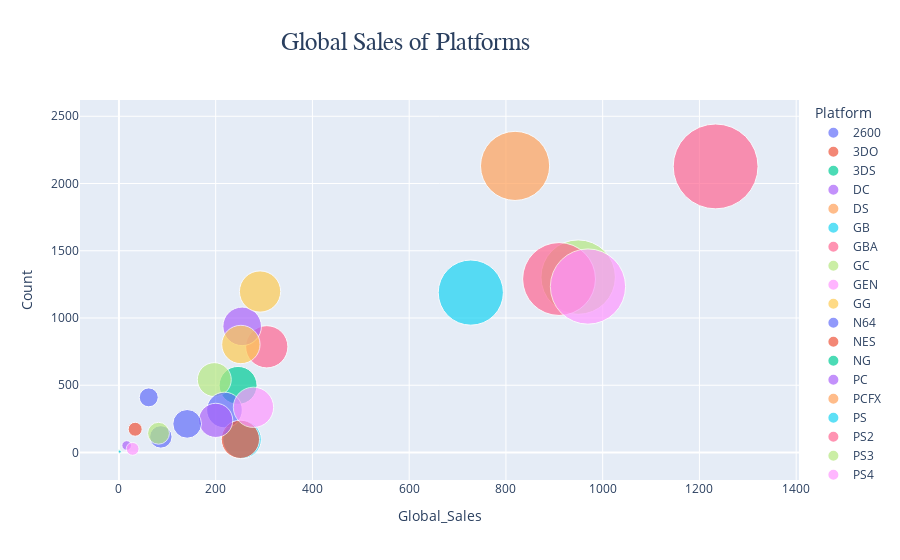

Source (notebook cell):
### Markdown cell above
**Creating a bubble-chart**

### Code cell
# a bubble-chart
px.scatter(platform, x ='Global_Sales', y = 'Count',size='Global_Sales',color='Platform',
           size_max = 60,title = {'text':"Global Sales of Platforms",'x':0.45,
                                  'font':dict(family="Franklin Gothic", size=25)})

### Figure 1 — Plotly figure (JSON) as saved in the notebook; plotly's stock layout.template omitted (floating-point values rounded to 4 significant figures)
{"data": [{"hovertemplate": "Platform=2600<br>Global_Sales=%{marker.size}<br>Count=%{y}<extra></extra>", "legendgroup": "2600", "marker": {"color": "#636efa", "size": [86.57], "sizemode": "area", "sizeref": 0.3426, "symbol": "circle"}, "mode": "markers", "name": "2600", "showlegend": true, "type": "scatter", "x": [86.57], "xaxis": "x", "y": [116], "yaxis": "y"}, {"hovertemplate": "Platform=3DO<br>Global_Sales=%{marker.size}<br>Count=%{y}<extra></extra>", "legendgroup": "3DO", "marker": {"color": "#EF553B", "size": [0.1], "sizemode": "area", "sizeref": 0.3426, "symbol": "circle"}, "mode": "markers", "name": "3DO", "showlegend": true, "type": "scatter", "x": [0.1], "xaxis": "x", "y": [3], "yaxis": "y"}, {"hovertemplate": "Platform=3DS<br>Global_Sales=%{marker.size}<br>Count=%{y}<extra></extra>", "legendgroup": "3DS", "marker": {"color": "#00cc96", "size": [246.3], "sizemode": "area", "sizeref": 0.3426, "symbol": "circle"}, "mode": "markers", "name": "3DS", "showlegend": true, "type": "scatter", "x": [246.3], "xaxis": "x", "y": [499], "yaxis": "y"}, {"hovertemplate": "Platform=DC<br>Global_Sales=%{marker.size}<br>Count=%{y}<extra></extra>", "legendgroup": "DC", "marker": {"color": "#ab63fa", "size": [15.97], "sizemode": "area", "sizeref": 0.3426, "symbol": "circle"}, "mode": "markers", "name": "DC", "showlegend": true, "type": "scatter", "x": [15.97], "xaxis": "x", "y": [52], "yaxis": "y"}, {"hovertemplate": "Platform=DS<br>Global_Sales=%{marker.size}<br>Count=%{y}<extra></extra>", "legendgroup": "DS", "marker": {"color": "#FFA15A", "size": [818.9], "sizemode": "area", "sizeref": 0.3426, "symbol": "circle"}, "mode": "markers", "name": "DS", "showlegend": true, "type": "scatter", "x": [818.9], "xaxis": "x", "y": [2131], "yaxis": "y"}, {"hovertemplate": "Platform=GB<br>Global_Sales=%{marker.size}<br>Count=%{y}<extra></extra>", "legendgroup": "GB", "marker": {"color": "#19d3f3", "size": [254.4], "sizemode": "area", "sizeref": 0.3426, "symbol": "circle"}, "mode": "markers", "name": "GB", "showlegend": true, "type": "scatter", "x": [254.4], "xaxis": "x", "y": [97], "yaxis": "y"}, {"hovertemplate": "Platform=GBA<br>Global_Sales=%{marker.size}<br>Count=%{y}<extra></extra>", "legendgroup": "GBA", "marker": {"color": "#FF6692", "size": [305.6], "sizemode": "area", "sizeref": 0.3426, "symbol": "circle"}, "mode": "markers", "name": "GBA", "showlegend": true, "type": "scatter", "x": [305.6], "xaxis": "x", "y": [786], "yaxis": "y"}, {"hovertemplate": "Platform=GC<br>Global_Sales=%{marker.size}<br>Count=%{y}<extra></extra>", "legendgroup": "GC", "marker": {"color": "#B6E880", "size": [197.1], "sizemode": "area", "sizeref": 0.3426, "symbol": "circle"}, "mode": "markers", "name": "GC", "showlegend": true, "type": "scatter", "x": [197.1], "xaxis": "x", "y": [542], "yaxis": "y"}, {"hovertemplate": "Platform=GEN<br>Global_Sales=%{marker.size}<br>Count=%{y}<extra></extra>", "legendgroup": "GEN", "marker": {"color": "#FF97FF", "size": [28.36], "sizemode": "area", "sizeref": 0.3426, "symbol": "circle"}, "mode": "markers", "name": "GEN", "showlegend": true, "type": "scatter", "x": [28.36], "xaxis": "x", "y": [27], "yaxis": "y"}, {"hovertemplate": "Platform=GG<br>Global_Sales=%{marker.size}<br>Count=%{y}<extra></extra>", "legendgroup": "GG", "marker": {"color": "#FECB52", "size": [0.04], "sizemode": "area", "sizeref": 0.3426, "symbol": "circle"}, "mode": "markers", "name": "GG", "showlegend": true, "type": "scatter", "x": [0.04], "xaxis": "x", "y": [1], "yaxis": "y"}, {"hovertemplate": "Platform=N64<br>Global_Sales=%{marker.size}<br>Count=%{y}<extra></extra>", "legendgroup": "N64", "marker": {"color": "#636efa", "size": [218.2], "sizemode": "area", "sizeref": 0.3426, "symbol": "circle"}, "mode": "markers", "name": "N64", "showlegend": true, "type": "scatter", "x": [218.2], "xaxis": "x", "y": [316], "yaxis": "y"}, {"hovertemplate": "Platform=NES<br>Global_Sales=%{marker.size}<br>Count=%{y}<extra></extra>", "legendgroup": "NES", "marker": {"color": "#EF553B", "size": [251.1], "sizemode": "area", "sizeref": 0.3426, "symbol": "circle"}, "mode": "markers", "name": "NES", "showlegend": true, "type": "scatter", "x": [251.1], "xaxis": "x", "y": [98], "yaxis": "y"}, {"hovertemplate": "Platform=NG<br>Global_Sales=%{marker.size}<br>Count=%{y}<extra></extra>", "legendgroup": "NG", "marker": {"color": "#00cc96", "size": [1.44], "sizemode": "area", "sizeref": 0.3426, "symbol": "circle"}, "mode": "markers", "name": "NG", "showlegend": true, "type": "scatter", "x": [1.44], "xaxis": "x", "y": [12], "yaxis": "y"}, {"hovertemplate": "Platform=PC<br>Global_Sales=%{marker.size}<br>Count=%{y}<extra></extra>", "legendgroup": "PC", "marker": {"color": "#ab63fa", "size": [254.7], "sizemode": "area", "sizeref": 0.3426, "symbol": "circle"}, "mode": "markers", "name": "PC", "showlegend": true, "type": "scatter", "x": [254.7], "xaxis": "x", "y": [938], "yaxis": "y"}, {"hovertemplate": "Platform=PCFX<br>Global_Sales=%{marker.size}<br>Count=%{y}<extra></extra>", "legendgroup": "PCFX", "marker": {"color": "#FFA15A", "size": [0.03], "sizemode": "area", "sizeref": 0.3426, "symbol": "circle"}, "mode": "markers", "name": "PCFX", "showlegend": true, "type": "scatter", "x": [0.03], "xaxis": "x", "y": [1], "yaxis": "y"}, {"hovertemplate": "Platform=PS<br>Global_Sales=%{marker.size}<br>Count=%{y}<extra></extra>", "legendgroup": "PS", "marker": {"color": "#19d3f3", "size": [727.4], "sizemode": "area", "sizeref": 0.3426, "symbol": "circle"}, "mode": "markers", "name": "PS", "showlegend": true, "type": "scatter", "x": [727.4], "xaxis": "x", "y": [1189], "yaxis": "y"}, {"hovertemplate": "Platform=PS2<br>Global_Sales=%{marker.size}<br>Count=%{y}<extra></extra>", "legendgroup": "PS2", "marker": {"color": "#FF6692", "size": [1233.0], "sizemode": "area", "sizeref": 0.3426, "symbol": "circle"}, "mode": "markers", "name": "PS2", "showlegend": true, "type": "scatter", "x": [1233.0], "xaxis": "x", "y": [2127], "yaxis": "y"}, {"hovertemplate": "Platform=PS3<br>Global_Sales=%{marker.size}<br>Count=%{y}<extra></extra>", "legendgroup": "PS3", "marker": {"color": "#B6E880", "size": [949.3], "sizemode": "area", "sizeref": 0.3426, "symbol": "circle"}, "mode": "markers", "name": "PS3", "showlegend": true, "type": "scatter", "x": [949.3], "xaxis": "x", "y": [1304], "yaxis": "y"}, {"hovertemplate": "Platform=PS4<br>Global_Sales=%{marker.size}<br>Count=%{y}<extra></extra>", "legendgroup": "PS4", "marker": {"color": "#FF97FF", "size": [278.1], "sizemode": "area", "sizeref": 0.3426, "symbol": "circle"}, "mode": "markers", "name": "PS4", "showlegend": true, "type": "scatter", "x": [278.1], "xaxis": "x", "y": [336], "yaxis": "y"}, {"hovertemplate": "Platform=PSP<br>Global_Sales=%{marker.size}<br>Count=%{y}<extra></extra>", "legendgroup": "PSP", "marker": {"color": "#FECB52", "size": [291.7], "sizemode": "area", "sizeref": 0.3426, "symbol": "circle"}, "mode": "markers", "name": "PSP", "showlegend": true, "type": "scatter", "x": [291.7], "xaxis": "x", "y": [1197], "yaxis": "y"}, {"hovertemplate": "Platform=PSV<br>Global_Sales=%{marker.size}<br>Count=%{y}<extra></extra>", "legendgroup": "PSV", "marker": {"color": "#636efa", "size": [61.6], "sizemode": "area", "sizeref": 0.3426, "symbol": "circle"}, "mode": "markers", "name": "PSV", "showlegend": true, "type": "scatter", "x": [61.6], "xaxis": "x", "y": [410], "yaxis": "y"}, {"hovertemplate": "Platform=SAT<br>Global_Sales=%{marker.size}<br>Count=%{y}<extra></extra>", "legendgroup": "SAT", "marker": {"color": "#EF553B", "size": [33.59], "sizemode": "area", "sizeref": 0.3426, "symbol": "circle"}, "mode": "markers", "name": "SAT", "showlegend": true, "type": "scatter", "x": [33.59], "xaxis": "x", "y": [173], "yaxis": "y"}, {"hovertemplate": "Platform=SCD<br>Global_Sales=%{marker.size}<br>Count=%{y}<extra></extra>", "legendgroup": "SCD", "marker": {"color": "#00cc96", "size": [1.87], "sizemode": "area", "sizeref": 0.3426, "symbol": "circle"}, "mode": "markers", "name": "SCD", "showlegend": true, "type": "scatter", "x": [1.87], "xaxis": "x", "y": [6], "yaxis": "y"}, {"hovertemplate": "Platform=SNES<br>Global_Sales=%{marker.size}<br>Count=%{y}<extra></extra>", "legendgroup": "SNES", "marker": {"color": "#ab63fa", "size": [200.1], "sizemode": "area", "sizeref": 0.3426, "symbol": "circle"}, "mode": "markers", "name": "SNES", "showlegend": true, "type": "scatter", "x": [200.1], "xaxis": "x", "y": [239], "yaxis": "y"}, {"hovertemplate": "Platform=TG16<br>Global_Sales=%{marker.size}<br>Count=%{y}<extra></extra>", "legendgroup": "TG16", "marker": {"color": "#FFA15A", "size": [0.16], "sizemode": "area", "sizeref": 0.3426, "symbol": "circle"}, "mode": "markers", "name": "TG16", "showlegend": true, "type": "scatter", "x": [0.16], "xaxis": "x", "y": [2], "yaxis": "y"}, {"hovertemplate": "Platform=WS<br>Global_Sales=%{marker.size}<br>Count=%{y}<extra></extra>", "legendgroup": "WS", "marker": {"color": "#19d3f3", "size": [1.42], "sizemode": "area", "sizeref": 0.3426, "symbol": "circle"}, "mode": "markers", "name": "WS", "showlegend": true, "type": "scatter", "x": [1.42], "xaxis": "x", "y": [6], "yaxis": "y"}, {"hovertemplate": "Platform=Wii<br>Global_Sales=%{marker.size}<br>Count=%{y}<extra></extra>", "legendgroup": "Wii", "marker": {"color": "#FF6692", "size": [909.8], "sizemode": "area", "sizeref": 0.3426, "symbol": "circle"}, "mode": "markers", "name": "Wii", "showlegend": true, "type": "scatter", "x": [909.8], "xaxis": "x", "y": [1290], "yaxis": "y"}, {"hovertemplate": "Platform=WiiU<br>Global_Sales=%{marker.size}<br>Count=%{y}<extra></extra>", "legendgroup": "WiiU", "marker": {"color": "#B6E880", "size": [81.86], "sizemode": "area", "sizeref": 0.3426, "symbol": "circle"}, "mode": "markers", "name": "WiiU", "showlegend": true, "type": "scatter", "x": [81.86], "xaxis": "x", "y": [143], "yaxis": "y"}, {"hovertemplate": "Platform=X360<br>Global_Sales=%{marker.size}<br>Count=%{y}<extra></extra>", "legendgroup": "X360", "marker": {"color": "#FF97FF", "size": [969.6], "sizemode": "area", "sizeref": 0.3426, "symbol": "circle"}, "mode": "markers", "name": "X360", "showlegend": true, "type": "scatter", "x": [969.6], "xaxis": "x", "y": [1234], "yaxis": "y"}, {"hovertemplate": "Platform=XB<br>Global_Sales=%{marker.size}<br>Count=%{y}<extra></extra>", "legendgroup": "XB", "marker": {"color": "#FECB52", "size": [252.1], "sizemode": "area", "sizeref": 0.3426, "symbol": "circle"}, "mode": "markers", "name": "XB", "showlegend": true, "type": "scatter", "x": [252.1], "xaxis": "x", "y": [803], "yaxis": "y"}, {"hovertemplate": "Platform=XOne<br>Global_Sales=%{marker.size}<br>Count=%{y}<extra></extra>", "legendgroup": "XOne", "marker": {"color": "#636efa", "size": [141.1], "sizemode": "area", "sizeref": 0.3426, "symbol": "circle"}, "mode": "markers", "name": "XOne", "showlegend": true, "type": "scatter", "x": [141.1], "xaxis": "x", "y": [213], "yaxis": "y"}], "layout": {"legend": {"itemsizing": "constant", "title": {"text": "Platform"}, "tracegroupgap": 0}, "title": {"font": {"family": "Franklin Gothic", "size": 25}, "text": "Global Sales of Platforms", "x": 0.45}, "xaxis": {"anchor": "y", "domain": [0, 1], "title": {"text": "Global_Sales"}}, "yaxis": {"anchor": "x", "domain": [0, 1], "title": {"text": "Count"}}}}
